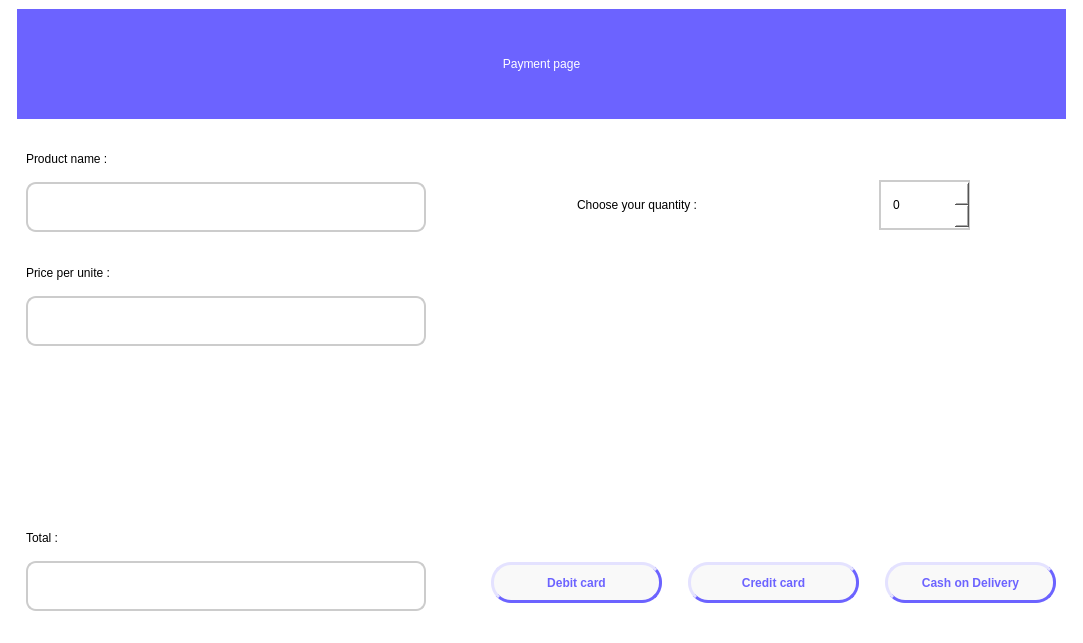
<?xml version="1.0" encoding="UTF-8"?>
<ui version="4.0">
 <class>PaymentWindow</class>
 <widget class="QMainWindow" name="PaymentWindow">
  <property name="windowModality">
   <enum>Qt::NonModal</enum>
  </property>
  <property name="geometry">
   <rect>
    <x>0</x>
    <y>0</y>
    <width>1083</width>
    <height>643</height>
   </rect>
  </property>
  <property name="windowTitle">
   <string>MainWindow</string>
  </property>
  <property name="styleSheet">
   <string notr="true">background-color:white
;</string>
  </property>
  <widget class="QWidget" name="centralwidget">
   <layout class="QGridLayout" name="gridLayout_8">
    <item row="0" column="0">
     <layout class="QVBoxLayout" name="verticalLayout_9">
      <item>
       <widget class="QLabel" name="sign_in_title">
        <property name="minimumSize">
         <size>
          <width>0</width>
          <height>110</height>
         </size>
        </property>
        <property name="maximumSize">
         <size>
          <width>16777215</width>
          <height>110</height>
         </size>
        </property>
        <property name="styleSheet">
         <string notr="true">QLabel {
	background-color:#6c63ff;
	font: 22pt &quot;Eras Medium ITC&quot;;
	color:white;

	}
</string>
        </property>
        <property name="text">
         <string>&lt;html&gt;&lt;head/&gt;&lt;body&gt;&lt;p align=&quot;center&quot;&gt;Payment page&lt;/p&gt;&lt;/body&gt;&lt;/html&gt;</string>
        </property>
        <property name="margin">
         <number>29</number>
        </property>
       </widget>
      </item>
      <item>
       <layout class="QHBoxLayout" name="horizontalLayout_3">
        <item>
         <layout class="QVBoxLayout" name="verticalLayout_7">
          <item>
           <widget class="QWidget" name="verticalWidget_4" native="true">
            <property name="minimumSize">
             <size>
              <width>411</width>
              <height>108</height>
             </size>
            </property>
            <property name="maximumSize">
             <size>
              <width>411</width>
              <height>108</height>
             </size>
            </property>
            <layout class="QVBoxLayout" name="verticalLayout_4">
             <item>
              <widget class="QLabel" name="label_7">
               <property name="minimumSize">
                <size>
                 <width>161</width>
                 <height>50</height>
                </size>
               </property>
               <property name="maximumSize">
                <size>
                 <width>161</width>
                 <height>50</height>
                </size>
               </property>
               <property name="styleSheet">
                <string notr="true">
	font: 12pt &quot;Eras Medium ITC&quot;;</string>
               </property>
               <property name="text">
                <string>Product name :</string>
               </property>
              </widget>
             </item>
             <item>
              <widget class="QTextBrowser" name="Product_name">
               <property name="minimumSize">
                <size>
                 <width>400</width>
                 <height>50</height>
                </size>
               </property>
               <property name="maximumSize">
                <size>
                 <width>400</width>
                 <height>50</height>
                </size>
               </property>
               <property name="autoFillBackground">
                <bool>false</bool>
               </property>
               <property name="styleSheet">
                <string notr="true">
	padding-left:10px;
	background-color:white;
	font: 12pt &quot;Eras Medium ITC&quot;;
	color:2f2e41;
	border-style: solid;
	border-width: 2px;
	border-radius: 10px;
	border-color:#cccccc;


    border-style:solid;
</string>
               </property>
               <property name="inputMethodHints">
                <set>Qt::ImhNone</set>
               </property>
               <property name="lineWidth">
                <number>1</number>
               </property>
               <property name="autoFormatting">
                <set>QTextEdit::AutoBulletList</set>
               </property>
               <property name="tabChangesFocus">
                <bool>false</bool>
               </property>
               <property name="lineWrapMode">
                <enum>QTextEdit::WidgetWidth</enum>
               </property>
               <property name="lineWrapColumnOrWidth">
                <number>0</number>
               </property>
               <property name="markdown">
                <string/>
               </property>
               <property name="html">
                <string>&lt;!DOCTYPE HTML PUBLIC &quot;-//W3C//DTD HTML 4.0//EN&quot; &quot;http://www.w3.org/TR/REC-html40/strict.dtd&quot;&gt;
&lt;html&gt;&lt;head&gt;&lt;meta name=&quot;qrichtext&quot; content=&quot;1&quot; /&gt;&lt;style type=&quot;text/css&quot;&gt;
p, li { white-space: pre-wrap; }
&lt;/style&gt;&lt;/head&gt;&lt;body style=&quot; font-family:'Eras Medium ITC'; font-size:12pt; font-weight:400; font-style:normal;&quot;&gt;
&lt;p style=&quot;-qt-paragraph-type:empty; margin-top:8px; margin-bottom:8px; margin-left:0px; margin-right:0px; -qt-block-indent:0; text-indent:0px;&quot;&gt;&lt;br /&gt;&lt;/p&gt;&lt;/body&gt;&lt;/html&gt;</string>
               </property>
              </widget>
             </item>
            </layout>
           </widget>
          </item>
          <item>
           <widget class="QWidget" name="verticalWidget_3" native="true">
            <property name="minimumSize">
             <size>
              <width>411</width>
              <height>108</height>
             </size>
            </property>
            <property name="maximumSize">
             <size>
              <width>411</width>
              <height>108</height>
             </size>
            </property>
            <layout class="QVBoxLayout" name="verticalLayout_3">
             <item>
              <widget class="QLabel" name="label_6">
               <property name="minimumSize">
                <size>
                 <width>161</width>
                 <height>50</height>
                </size>
               </property>
               <property name="maximumSize">
                <size>
                 <width>161</width>
                 <height>50</height>
                </size>
               </property>
               <property name="styleSheet">
                <string notr="true">
	font: 12pt &quot;Eras Medium ITC&quot;;</string>
               </property>
               <property name="text">
                <string>Price per unite :</string>
               </property>
              </widget>
             </item>
             <item>
              <widget class="QTextBrowser" name="product_price">
               <property name="minimumSize">
                <size>
                 <width>400</width>
                 <height>50</height>
                </size>
               </property>
               <property name="maximumSize">
                <size>
                 <width>400</width>
                 <height>50</height>
                </size>
               </property>
               <property name="autoFillBackground">
                <bool>false</bool>
               </property>
               <property name="styleSheet">
                <string notr="true">
	padding-left:10px;
	background-color:white;
	font: 12pt &quot;Eras Medium ITC&quot;;
	color:2f2e41;
	border-style: solid;
	border-width: 2px;
	border-radius: 10px;
	border-color:#cccccc;


    border-style:solid;
</string>
               </property>
               <property name="inputMethodHints">
                <set>Qt::ImhNone</set>
               </property>
               <property name="lineWidth">
                <number>1</number>
               </property>
               <property name="autoFormatting">
                <set>QTextEdit::AutoBulletList</set>
               </property>
               <property name="tabChangesFocus">
                <bool>false</bool>
               </property>
               <property name="lineWrapMode">
                <enum>QTextEdit::WidgetWidth</enum>
               </property>
               <property name="lineWrapColumnOrWidth">
                <number>0</number>
               </property>
               <property name="markdown">
                <string/>
               </property>
               <property name="html">
                <string>&lt;!DOCTYPE HTML PUBLIC &quot;-//W3C//DTD HTML 4.0//EN&quot; &quot;http://www.w3.org/TR/REC-html40/strict.dtd&quot;&gt;
&lt;html&gt;&lt;head&gt;&lt;meta name=&quot;qrichtext&quot; content=&quot;1&quot; /&gt;&lt;style type=&quot;text/css&quot;&gt;
p, li { white-space: pre-wrap; }
&lt;/style&gt;&lt;/head&gt;&lt;body style=&quot; font-family:'Eras Medium ITC'; font-size:12pt; font-weight:400; font-style:normal;&quot;&gt;
&lt;p style=&quot;-qt-paragraph-type:empty; margin-top:8px; margin-bottom:8px; margin-left:0px; margin-right:0px; -qt-block-indent:0; text-indent:0px;&quot;&gt;&lt;br /&gt;&lt;/p&gt;&lt;/body&gt;&lt;/html&gt;</string>
               </property>
              </widget>
             </item>
            </layout>
           </widget>
          </item>
          <item>
           <spacer name="verticalSpacer_8">
            <property name="orientation">
             <enum>Qt::Vertical</enum>
            </property>
            <property name="sizeHint" stdset="0">
             <size>
              <width>20</width>
              <height>40</height>
             </size>
            </property>
           </spacer>
          </item>
          <item>
           <widget class="QWidget" name="verticalWidget_2" native="true">
            <property name="minimumSize">
             <size>
              <width>411</width>
              <height>108</height>
             </size>
            </property>
            <property name="maximumSize">
             <size>
              <width>411</width>
              <height>108</height>
             </size>
            </property>
            <layout class="QVBoxLayout" name="verticalLayout_2">
             <item>
              <widget class="QLabel" name="label_4">
               <property name="minimumSize">
                <size>
                 <width>161</width>
                 <height>50</height>
                </size>
               </property>
               <property name="maximumSize">
                <size>
                 <width>161</width>
                 <height>50</height>
                </size>
               </property>
               <property name="styleSheet">
                <string notr="true">
	font: 12pt &quot;Eras Medium ITC&quot;;</string>
               </property>
               <property name="text">
                <string>Total :</string>
               </property>
              </widget>
             </item>
             <item>
              <widget class="QTextBrowser" name="total_price">
               <property name="minimumSize">
                <size>
                 <width>400</width>
                 <height>50</height>
                </size>
               </property>
               <property name="maximumSize">
                <size>
                 <width>400</width>
                 <height>50</height>
                </size>
               </property>
               <property name="autoFillBackground">
                <bool>false</bool>
               </property>
               <property name="styleSheet">
                <string notr="true">
	padding-left:10px;
	background-color:white;
	font: 12pt &quot;Eras Medium ITC&quot;;
	color:2f2e41;
	border-style: solid;
	border-width: 2px;
	border-radius: 10px;
	border-color:#cccccc;


    border-style:solid;
</string>
               </property>
               <property name="inputMethodHints">
                <set>Qt::ImhNone</set>
               </property>
               <property name="lineWidth">
                <number>1</number>
               </property>
               <property name="autoFormatting">
                <set>QTextEdit::AutoBulletList</set>
               </property>
               <property name="tabChangesFocus">
                <bool>false</bool>
               </property>
               <property name="lineWrapMode">
                <enum>QTextEdit::WidgetWidth</enum>
               </property>
               <property name="lineWrapColumnOrWidth">
                <number>0</number>
               </property>
               <property name="readOnly">
                <bool>true</bool>
               </property>
               <property name="markdown">
                <string/>
               </property>
               <property name="html">
                <string>&lt;!DOCTYPE HTML PUBLIC &quot;-//W3C//DTD HTML 4.0//EN&quot; &quot;http://www.w3.org/TR/REC-html40/strict.dtd&quot;&gt;
&lt;html&gt;&lt;head&gt;&lt;meta name=&quot;qrichtext&quot; content=&quot;1&quot; /&gt;&lt;style type=&quot;text/css&quot;&gt;
p, li { white-space: pre-wrap; }
&lt;/style&gt;&lt;/head&gt;&lt;body style=&quot; font-family:'Eras Medium ITC'; font-size:12pt; font-weight:400; font-style:normal;&quot;&gt;
&lt;p style=&quot;-qt-paragraph-type:empty; margin-top:8px; margin-bottom:8px; margin-left:0px; margin-right:0px; -qt-block-indent:0; text-indent:0px;&quot;&gt;&lt;br /&gt;&lt;/p&gt;&lt;/body&gt;&lt;/html&gt;</string>
               </property>
               <property name="openExternalLinks">
                <bool>false</bool>
               </property>
              </widget>
             </item>
            </layout>
           </widget>
          </item>
         </layout>
        </item>
        <item>
         <spacer name="horizontalSpacer">
          <property name="orientation">
           <enum>Qt::Horizontal</enum>
          </property>
          <property name="sizeType">
           <enum>QSizePolicy::Fixed</enum>
          </property>
          <property name="sizeHint" stdset="0">
           <size>
            <width>47</width>
            <height>20</height>
           </size>
          </property>
         </spacer>
        </item>
        <item>
         <layout class="QVBoxLayout" name="verticalLayout_8">
          <item>
           <layout class="QGridLayout" name="gridLayout_7">
            <item row="1" column="0">
             <widget class="QWidget" name="horizontalWidget_2" native="true">
              <property name="minimumSize">
               <size>
                <width>411</width>
                <height>80</height>
               </size>
              </property>
              <property name="maximumSize">
               <size>
                <width>411</width>
                <height>80</height>
               </size>
              </property>
              <layout class="QHBoxLayout" name="horizontalLayout_2">
               <item>
                <widget class="QLabel" name="label">
                 <property name="styleSheet">
                  <string notr="true">font: 12pt &quot;Eras Medium ITC&quot;;</string>
                 </property>
                 <property name="text">
                  <string>Choose your quantity :</string>
                 </property>
                </widget>
               </item>
               <item>
                <widget class="QSpinBox" name="quantity">
                 <property name="minimumSize">
                  <size>
                   <width>91</width>
                   <height>50</height>
                  </size>
                 </property>
                 <property name="maximumSize">
                  <size>
                   <width>91</width>
                   <height>50</height>
                  </size>
                 </property>
                 <property name="styleSheet">
                  <string notr="true">
	padding-left:10px;
	background-color:white;
	font: 9pt &quot;Eras Medium ITC&quot;;
	color:2f2e41;
	border-style: solid;
	border-width: 2px;
	border-color:#cccccc;

	</string>
                 </property>
                 <property name="wrapping">
                  <bool>false</bool>
                 </property>
                </widget>
               </item>
              </layout>
             </widget>
            </item>
            <item row="0" column="0">
             <spacer name="verticalSpacer_5">
              <property name="orientation">
               <enum>Qt::Vertical</enum>
              </property>
              <property name="sizeType">
               <enum>QSizePolicy::Fixed</enum>
              </property>
              <property name="sizeHint" stdset="0">
               <size>
                <width>20</width>
                <height>40</height>
               </size>
              </property>
             </spacer>
            </item>
           </layout>
          </item>
          <item>
           <layout class="QHBoxLayout" name="horizontalLayout">
            <item>
             <widget class="QWidget" name="verticalWidget_5" native="true">
              <property name="minimumSize">
               <size>
                <width>191</width>
                <height>361</height>
               </size>
              </property>
              <property name="maximumSize">
               <size>
                <width>191</width>
                <height>361</height>
               </size>
              </property>
              <layout class="QVBoxLayout" name="verticalLayout_5">
               <item>
                <layout class="QGridLayout" name="gridLayout_3">
                 <item row="1" column="0">
                  <widget class="QPushButton" name="debit">
                   <property name="minimumSize">
                    <size>
                     <width>171</width>
                     <height>41</height>
                    </size>
                   </property>
                   <property name="maximumSize">
                    <size>
                     <width>171</width>
                     <height>41</height>
                    </size>
                   </property>
                   <property name="styleSheet">
                    <string notr="true">QPushButton {
	background-color:#f9f9f9;
	font: 10pt &quot;Eras Medium ITC&quot;;
	color:#6c63ff;
	border-style: outset;
	border-width: 3px;
	border-radius: 20px;
	font-weight:bold;
	border-color:#6c63ff;

	}

QPushButton:hover {
	background-color:#6c63ff;
	color:#f9f9f9;
	border-color:#6c63ff;
    border-style:solide;
	font-weight:bold;
}</string>
                   </property>
                   <property name="text">
                    <string>Debit card</string>
                   </property>
                  </widget>
                 </item>
                 <item row="0" column="0">
                  <layout class="QGridLayout" name="gridLayout_4">
                   <item row="0" column="0">
                    <widget class="QLabel" name="label_8">
                     <property name="minimumSize">
                      <size>
                       <width>171</width>
                       <height>241</height>
                      </size>
                     </property>
                     <property name="maximumSize">
                      <size>
                       <width>171</width>
                       <height>241</height>
                      </size>
                     </property>
                     <property name="text">
                      <string/>
                     </property>
                     <property name="pixmap">
                      <pixmap resource="qrc_main.qrc">:/debit/debit.png</pixmap>
                     </property>
                     <property name="scaledContents">
                      <bool>true</bool>
                     </property>
                    </widget>
                   </item>
                   <item row="1" column="0">
                    <spacer name="verticalSpacer_2">
                     <property name="orientation">
                      <enum>Qt::Vertical</enum>
                     </property>
                     <property name="sizeHint" stdset="0">
                      <size>
                       <width>20</width>
                       <height>40</height>
                      </size>
                     </property>
                    </spacer>
                   </item>
                  </layout>
                 </item>
                </layout>
               </item>
              </layout>
             </widget>
            </item>
            <item>
             <widget class="QWidget" name="verticalWidget_6" native="true">
              <property name="minimumSize">
               <size>
                <width>191</width>
                <height>361</height>
               </size>
              </property>
              <property name="maximumSize">
               <size>
                <width>191</width>
                <height>361</height>
               </size>
              </property>
              <layout class="QVBoxLayout" name="verticalLayout_6">
               <item>
                <layout class="QGridLayout" name="gridLayout_5">
                 <item row="0" column="0">
                  <layout class="QGridLayout" name="gridLayout_6">
                   <item row="0" column="0">
                    <widget class="QLabel" name="label_9">
                     <property name="minimumSize">
                      <size>
                       <width>171</width>
                       <height>241</height>
                      </size>
                     </property>
                     <property name="maximumSize">
                      <size>
                       <width>171</width>
                       <height>241</height>
                      </size>
                     </property>
                     <property name="text">
                      <string/>
                     </property>
                     <property name="pixmap">
                      <pixmap resource="qrc_main.qrc">:/credit/credit.png</pixmap>
                     </property>
                     <property name="scaledContents">
                      <bool>true</bool>
                     </property>
                    </widget>
                   </item>
                   <item row="1" column="0">
                    <spacer name="verticalSpacer_3">
                     <property name="orientation">
                      <enum>Qt::Vertical</enum>
                     </property>
                     <property name="sizeHint" stdset="0">
                      <size>
                       <width>20</width>
                       <height>40</height>
                      </size>
                     </property>
                    </spacer>
                   </item>
                  </layout>
                 </item>
                 <item row="1" column="0">
                  <widget class="QPushButton" name="credit">
                   <property name="minimumSize">
                    <size>
                     <width>171</width>
                     <height>41</height>
                    </size>
                   </property>
                   <property name="maximumSize">
                    <size>
                     <width>171</width>
                     <height>41</height>
                    </size>
                   </property>
                   <property name="styleSheet">
                    <string notr="true">QPushButton {
	background-color:#f9f9f9;
	font: 10pt &quot;Eras Medium ITC&quot;;
	color:#6c63ff;
	border-style: outset;
	border-width: 3px;
	border-radius: 20px;
	font-weight:bold;
	border-color:#6c63ff;

	}

QPushButton:hover {
	background-color:#6c63ff;
	color:#f9f9f9;
	border-color:#6c63ff;
    border-style:solide;
	font-weight:bold;
}</string>
                   </property>
                   <property name="text">
                    <string>Credit card</string>
                   </property>
                  </widget>
                 </item>
                </layout>
               </item>
              </layout>
             </widget>
            </item>
            <item>
             <widget class="QWidget" name="verticalWidget" native="true">
              <property name="minimumSize">
               <size>
                <width>191</width>
                <height>361</height>
               </size>
              </property>
              <property name="maximumSize">
               <size>
                <width>191</width>
                <height>361</height>
               </size>
              </property>
              <layout class="QVBoxLayout" name="verticalLayout">
               <item>
                <layout class="QGridLayout" name="gridLayout">
                 <item row="0" column="0">
                  <layout class="QGridLayout" name="gridLayout_2">
                   <item row="0" column="0">
                    <widget class="QLabel" name="label_3">
                     <property name="minimumSize">
                      <size>
                       <width>171</width>
                       <height>241</height>
                      </size>
                     </property>
                     <property name="maximumSize">
                      <size>
                       <width>171</width>
                       <height>241</height>
                      </size>
                     </property>
                     <property name="text">
                      <string/>
                     </property>
                     <property name="pixmap">
                      <pixmap resource="qrc_main.qrc">:/cash/undraw_Wallet_re_cx9u.png</pixmap>
                     </property>
                     <property name="scaledContents">
                      <bool>true</bool>
                     </property>
                    </widget>
                   </item>
                   <item row="1" column="0">
                    <spacer name="verticalSpacer_4">
                     <property name="orientation">
                      <enum>Qt::Vertical</enum>
                     </property>
                     <property name="sizeHint" stdset="0">
                      <size>
                       <width>20</width>
                       <height>40</height>
                      </size>
                     </property>
                    </spacer>
                   </item>
                  </layout>
                 </item>
                 <item row="1" column="0">
                  <widget class="QPushButton" name="cash">
                   <property name="minimumSize">
                    <size>
                     <width>171</width>
                     <height>41</height>
                    </size>
                   </property>
                   <property name="maximumSize">
                    <size>
                     <width>171</width>
                     <height>41</height>
                    </size>
                   </property>
                   <property name="styleSheet">
                    <string notr="true">QPushButton {
	background-color:#f9f9f9;
	font: 10pt &quot;Eras Medium ITC&quot;;
	color:#6c63ff;
	border-style: outset;
	border-width: 3px;
	border-radius: 20px;
	font-weight:bold;
	border-color:#6c63ff;

	}

QPushButton:hover {
	background-color:#6c63ff;
	color:#f9f9f9;
	border-color:#6c63ff;
    border-style:solide;
	font-weight:bold;
}</string>
                   </property>
                   <property name="text">
                    <string>Cash on Delivery</string>
                   </property>
                  </widget>
                 </item>
                </layout>
               </item>
              </layout>
             </widget>
            </item>
           </layout>
          </item>
         </layout>
        </item>
       </layout>
      </item>
      <item>
       <spacer name="verticalSpacer">
        <property name="orientation">
         <enum>Qt::Vertical</enum>
        </property>
        <property name="sizeHint" stdset="0">
         <size>
          <width>20</width>
          <height>40</height>
         </size>
        </property>
       </spacer>
      </item>
     </layout>
    </item>
   </layout>
  </widget>
 </widget>
 <resources>
  <include location="qrc_main.qrc"/>
 </resources>
 <connections/>
</ui>
